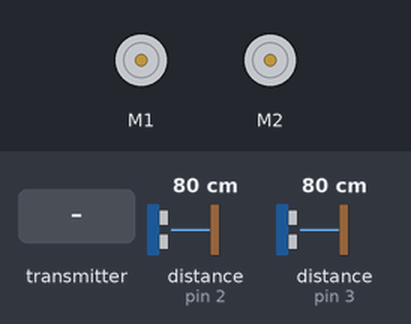
The sketch below on a simulated Arduino Uno, built with avr-gcc and run on an emulated ATmega328P. Parts: 2 × DC motor (green arrow = forward, orange = backward, longer = faster). Wiring (inferred from the names in the program): 2 × ultrasonic range finder: trigger pin 4, echo pin 2 / trigger pin 5, echo pin 3. The inputs (shaded band) are chosen by the test bench; at power-on: distance to the obstacle (sensors on pin 2, pin 3) 80 cm. The echo pulse lasts 58.3 µs per cm; no radio packets arrive unless stated.

Above: at 1.2 s.
1.3 s: the transmitter starts sending msg = 0
At 2.5 s:
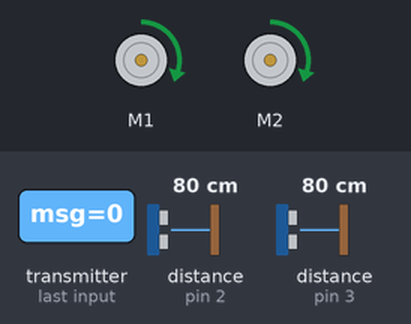
2.8 s: the transmitter starts sending msg = 1
At 3.5 s:
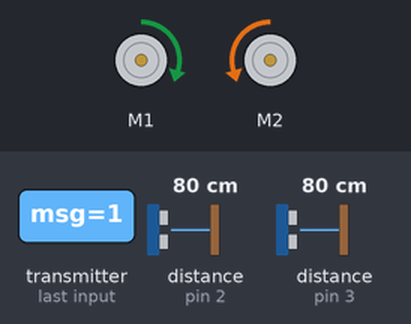
Timing chart, 0 to 5.8 s (numbered marks = the images above; inputs shaded):
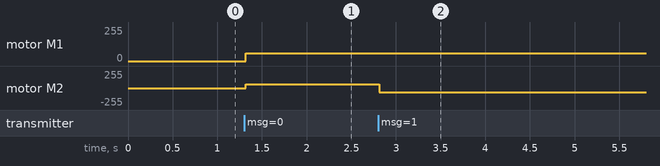

The sketch:

scrappy_junior_suiveur.ino
```cpp
// (licence header left out)
#include <Adafruit_MotorShield.h>
#include <RH_ASK.h>
#include <SPI.h>

#define FORWARD_ 0
#define BACKWARD_ 2
#define LEFT_ -1
#define RIGHT_ 1
#define STOP_ 3

/* Ultrasonic sensors */
const uint8_t echoPin_front_right = 2;  // echo signal (receives)
const uint8_t echoPin_front_left = 3;

const uint8_t trigPin_front_right = 4;  // trigger signal (sends)
const uint8_t trigPin_front_left = 5;


/* Communication */
RH_ASK driver(2000, 14, 15);
int msg;
int msgSize = sizeof(msg);


/* Measurements */
const float safetyDistance = 20; // according with the speed. Expressed in cm
const float robotWidth = 20;  // expressed in cm
const float margin = safetyDistance / 2; // margin of movement regarding the Master robot. The follower should always be between the marging and the safetyDistance


/* Movement */
boolean isDistanceSet = false;
volatile int currentState = STOP_; // initial state = stop
const int motorSpeed = 60; // from 0 (off) to 255 (max speed)

// Create the motor shield object with the default I2C address
Adafruit_MotorShield AFMS = Adafruit_MotorShield();
// Or, create it with a different I2C address (say for stacking)
// Adafruit_MotorShield AFMS = Adafruit_MotorShield(0x61);

// Motor 1 -> left / Motor 2 -> right
Adafruit_DCMotor *motorLeft = AFMS.getMotor(1);
Adafruit_DCMotor *motorRight = AFMS.getMotor(2);


/*
 * Motors setup and movement
 */
void setSpeed_(const int mSpeed) {
  motorLeft->setSpeed(mSpeed);
  motorRight->setSpeed(mSpeed);
}

void moveForward() {
  motorLeft->run(FORWARD);
  motorRight->run(FORWARD);
}

void moveBackward() {
  motorLeft->run(BACKWARD);
  motorRight->run(BACKWARD);

  // turn on back led
  // turnOnLed(ledPin_back);
}

void moveLeft() {
  motorLeft->run(BACKWARD);
  motorRight->run(FORWARD);

  // turn on left led
  // turnOnLed(ledPin_left);
}

void moveRight() {
  motorLeft->run(FORWARD);
  motorRight->run(BACKWARD);

  // turn on right led
  // turnOnLed(ledPin_right);
}

void dontMove() {
  motorLeft->run(RELEASE);
  motorRight->run(RELEASE);
}


/*
 * Receiver setup
 */
void setupReceiver() {
  if (!driver.init())
         Serial.println("init failed");
}


/*
 * Calculates the distance with the information obtained from the sensors
 */
float calculDistance(uint8_t trigPin, uint8_t echoPin){
  uint32_t duration; // duration of the round trip
  float cm;  // distance of the obstacle

  // The sensor is triggered by a HIGH pulse of 10 or more microseconds.
  // Give a short LOW pulse beforehand to ensure a clean HIGH pulse:
  pinMode(trigPin, OUTPUT);
  digitalWrite(trigPin, LOW);
  delayMicroseconds(3);

  // Start trigger signal

  digitalWrite(trigPin, HIGH);
  delayMicroseconds(10);
  digitalWrite(trigPin, LOW);

  // Read the signal from the sensor: a HIGH pulse whose
  // duration is the time (in microseconds) from the sending
  // of the ping to the reception of its echo off of an object.

  pinMode(echoPin, INPUT);
  duration = pulseIn(echoPin, HIGH);

  // convert the time into a distance
  cm = (float)((duration<<4)+duration)/1000.0; // cm = 17 * duration/1000
  return cm;
}


/*
 * Moves the robot
 */
void navigate()
{
  float cm_front_left;  // distance to the Master
  float cm_front_right;
  float max_distance = safetyDistance + margin;
  float ideal_distance = safetyDistance + margin/2;

  cm_front_left = calculDistance(trigPin_front_left, echoPin_front_left);
  cm_front_right = calculDistance(trigPin_front_right, echoPin_front_right);

  /* Print distance of each sensor - for debugging
  Serial.print(cm_front_left);
  Serial.print(" - ");
  Serial.println(cm_front_right);
  */

  // Ifs for restoring the safety distance

  // if there's no enough space in front of him then go backwards - safetyDistance
  if(cm_front_left < safetyDistance && cm_front_right < safetyDistance) {
    currentState = BACKWARD_;
    isDistanceSet = false;
  }
  else if (!isDistanceSet) {
    // if there's no enough space in front of him then go backwards - ideal_distance
    if(cm_front_left < ideal_distance && cm_front_right < ideal_distance) {
      currentState = BACKWARD_;
    }

    // if he is between ideal distance - 2 and ideal distance + 2 or he is further away than max distance then stop
    else if ((cm_front_left > max_distance && cm_front_right > max_distance) ||
            ((ideal_distance - 2 < cm_front_left && cm_front_left < ideal_distance + 2) &&
            (ideal_distance - 2 < cm_front_right && cm_front_right < ideal_distance + 2))) {
      currentState = STOP_;
      isDistanceSet = true;
    }
  }

  switch(currentState) {
    // move forward
    case FORWARD_:
      //Serial.println("avant");
      moveForward();
      break;

    // move backward
    case BACKWARD_:
      //Serial.println("arriere");
      moveBackward();
      break;

    // move left
    case LEFT_:
      //Serial.println("gauche");
      moveLeft();
      break;

    // move right
    case RIGHT_:
      //Serial.println("droite");
      moveRight();
      break;

    case STOP_:
      //Serial.println("stop");
      dontMove();
      break;
  }
}


/*
 * Initial setup
 */
void setup() {
  // initialize serial communication
  Serial.begin(9600);
  AFMS.begin();  // create with the default frequency 1.6KHz

  setupReceiver();
  setSpeed_(motorSpeed);
}


/*
 * It's the the function that will be called at each tick time. It executes navigate and sends the message
 */
void loop()
{
  if (driver.recv((uint8_t *)&msg, (uint8_t *)&msgSize)) // Non-blocking
  {
    currentState = msg;
  }
  else{
    //Serial.println("Rien!");
  }
  navigate();
}
```

Measured:
- after the input at 1.3 s, motor M1, motor M2: stopped → forward 60/255 at once
- after the input at 2.8 s, motor M2: forward 60/255 → backward 60/255 at once
